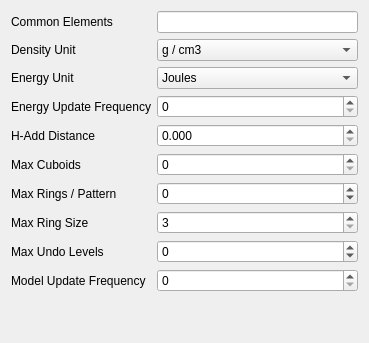
     <widget class="QWidget" name="GeneralTab">
      <attribute name="icon">
       <iconset resource="icons.qrc">
        <normaloff>:/program/icons/aten.png</normaloff>:/program/icons/aten.png</iconset>
      </attribute>
      <attribute name="title">
       <string>General</string>
      </attribute>
      <layout class="QVBoxLayout" name="verticalLayout_6">
       <item>
        <layout class="QGridLayout">
         <property name="margin">
          <number>0</number>
         </property>
         <property name="spacing">
          <number>6</number>
         </property>
         <item row="2" column="0">
          <widget class="QLabel" name="label_17">
           <property name="text">
            <string>Energy Unit</string>
           </property>
          </widget>
         </item>
         <item row="7" column="0">
          <widget class="QLabel" name="label_26">
           <property name="text">
            <string>Max Ring Size</string>
           </property>
          </widget>
         </item>
         <item row="0" column="0">
          <widget class="QLabel" name="label_33">
           <property name="text">
            <string>Common Elements</string>
           </property>
          </widget>
         </item>
         <item row="9" column="1">
          <widget class="QSpinBox" name="MaxUndoLevelsSpin">
           <property name="toolTip">
            <string>Number of undo levels per model (-1 = unlimited)</string>
           </property>
           <property name="suffix">
            <string/>
           </property>
           <property name="minimum">
            <number>-1</number>
           </property>
           <property name="maximum">
            <number>999</number>
           </property>
          </widget>
         </item>
         <item row="2" column="1">
          <widget class="QComboBox" name="EnergyUnitCombo">
           <property name="toolTip">
            <string>Global energy unit in use</string>
           </property>
           <item>
            <property name="text">
             <string>Joules</string>
            </property>
           </item>
           <item>
            <property name="text">
             <string>KiloJoules</string>
            </property>
           </item>
           <item>
            <property name="text">
             <string>Calories</string>
            </property>
           </item>
           <item>
            <property name="text">
             <string>KiloCalories</string>
            </property>
           </item>
           <item>
            <property name="text">
             <string>ElectronVolts</string>
            </property>
           </item>
           <item>
            <property name="text">
             <string>Hartree</string>
            </property>
           </item>
          </widget>
         </item>
         <item row="10" column="1">
          <widget class="QSpinBox" name="ModelUpdateSpin">
           <property name="toolTip">
            <string>Model view update frequency for various methods</string>
           </property>
          </widget>
         </item>
         <item row="1" column="1">
          <widget class="QComboBox" name="DensityUnitCombo">
           <property name="toolTip">
            <string>Global density unit in use</string>
           </property>
           <property name="currentIndex">
            <number>0</number>
           </property>
           <item>
            <property name="text">
             <string>g / cm3</string>
            </property>
           </item>
           <item>
            <property name="text">
             <string>Atoms / &amp;#8491;&lt;sup&gt;-3&lt;/sup&gt;</string>
            </property>
           </item>
          </widget>
         </item>
         <item row="7" column="1">
          <widget class="QSpinBox" name="MaxRingSizeSpin">
           <property name="toolTip">
            <string>Maximum ring size detected when typing atoms</string>
           </property>
           <property name="minimum">
            <number>3</number>
           </property>
          </widget>
         </item>
         <item row="1" column="0">
          <widget class="QLabel" name="label_18">
           <property name="text">
            <string>Density Unit</string>
           </property>
          </widget>
         </item>
         <item row="9" column="0">
          <widget class="QLabel" name="label_16">
           <property name="text">
            <string>Max Undo Levels</string>
           </property>
          </widget>
         </item>
         <item row="4" column="1">
          <widget class="QDoubleSpinBox" name="HAddDistanceSpin">
           <property name="toolTip">
            <string>X-H distance used when adding hydrogen atoms to models</string>
           </property>
           <property name="decimals">
            <number>3</number>
           </property>
          </widget>
         </item>
         <item row="3" column="0">
          <widget class="QLabel" name="label_27">
           <property name="text">
            <string>Energy Update Frequency</string>
           </property>
          </widget>
         </item>
         <item row="3" column="1">
          <widget class="QSpinBox" name="EnergyUpdateSpin">
           <property name="toolTip">
            <string>Frequency of energy output for various methods</string>
           </property>
           <property name="maximum">
            <number>1000</number>
           </property>
          </widget>
         </item>
         <item row="10" column="0">
          <widget class="QLabel" name="label_28">
           <property name="text">
            <string>Model Update Frequency</string>
           </property>
          </widget>
         </item>
         <item row="4" column="0">
          <widget class="QLabel" name="label_19">
           <property name="text">
            <string>H-Add Distance</string>
           </property>
          </widget>
         </item>
         <item row="0" column="1">
          <widget class="QLineEdit" name="CommonElementsEdit">
           <property name="toolTip">
            <string>List of common elements that appear as separate buttons in the Select Element dialog</string>
           </property>
          </widget>
         </item>
         <item row="6" column="0">
          <widget class="QLabel" name="label_34">
           <property name="text">
            <string>Max Rings / Pattern</string>
           </property>
          </widget>
         </item>
         <item row="6" column="1">
          <widget class="QSpinBox" name="MaxRingsSpin">
           <property name="minimum">
            <number>-1</number>
           </property>
           <property name="maximum">
            <number>10000</number>
           </property>
          </widget>
         </item>
         <item row="5" column="0">
          <widget class="QLabel" name="label_38">
           <property name="text">
            <string>Max Cuboids</string>
           </property>
          </widget>
         </item>
         <item row="5" column="1">
          <widget class="QSpinBox" name="MaxCuboidsSpin">
           <property name="toolTip">
            <string>Maximum number of bonding cuboids to allow in any one cell direction</string>
           </property>
           <property name="maximum">
            <number>1000</number>
           </property>
          </widget>
         </item>
        </layout>
       </item>
       <item>
        <spacer>
         <property name="orientation">
          <enum>Qt::Vertical</enum>
         </property>
         <property name="sizeType">
          <enum>QSizePolicy::Expanding</enum>
         </property>
         <property name="sizeHint" stdset="0">
          <size>
           <width>20</width>
           <height>40</height>
          </size>
         </property>
        </spacer>
       </item>
      </layout>
     </widget>
